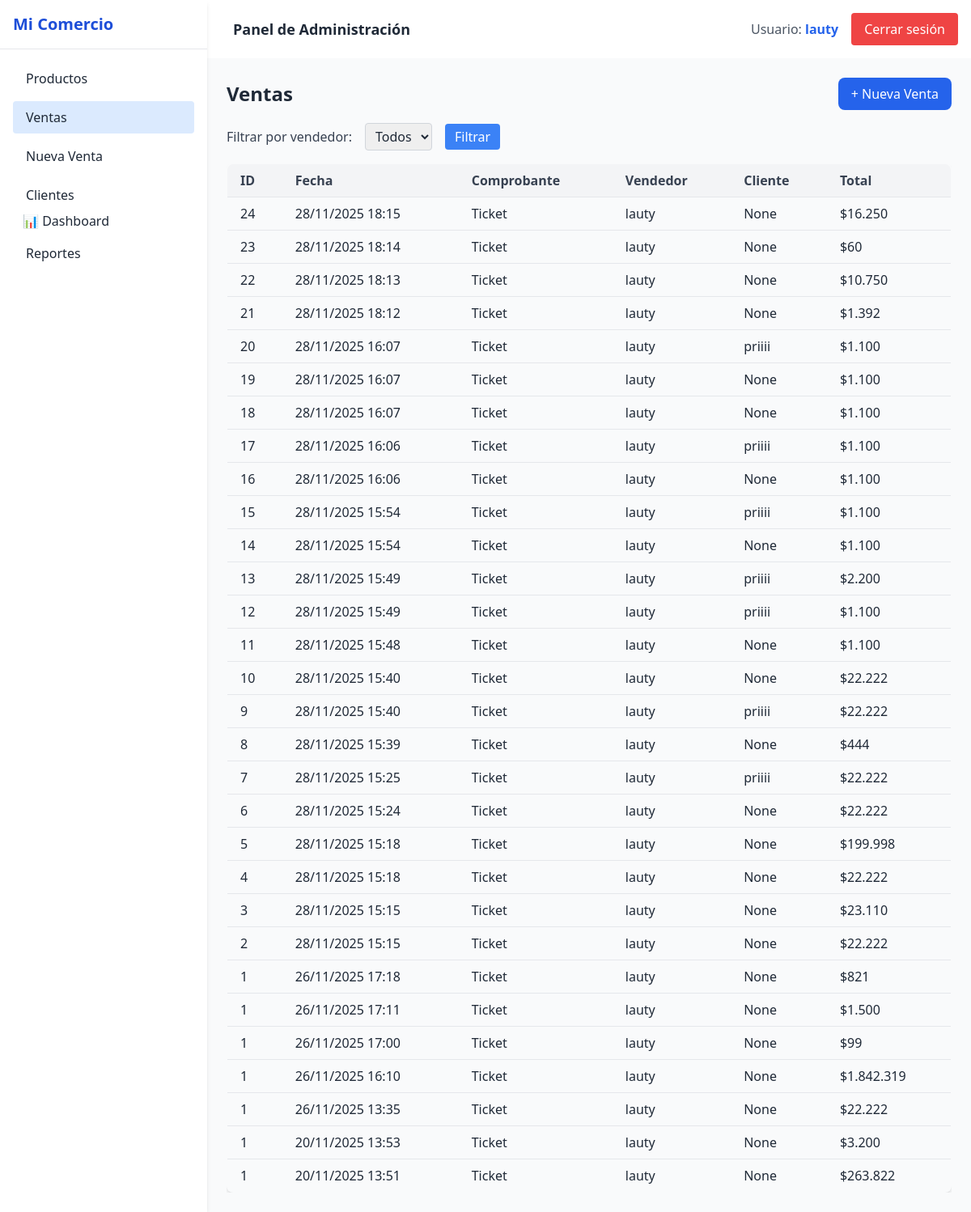
The page /ventas/ (signed in) on the database as committed earlier.
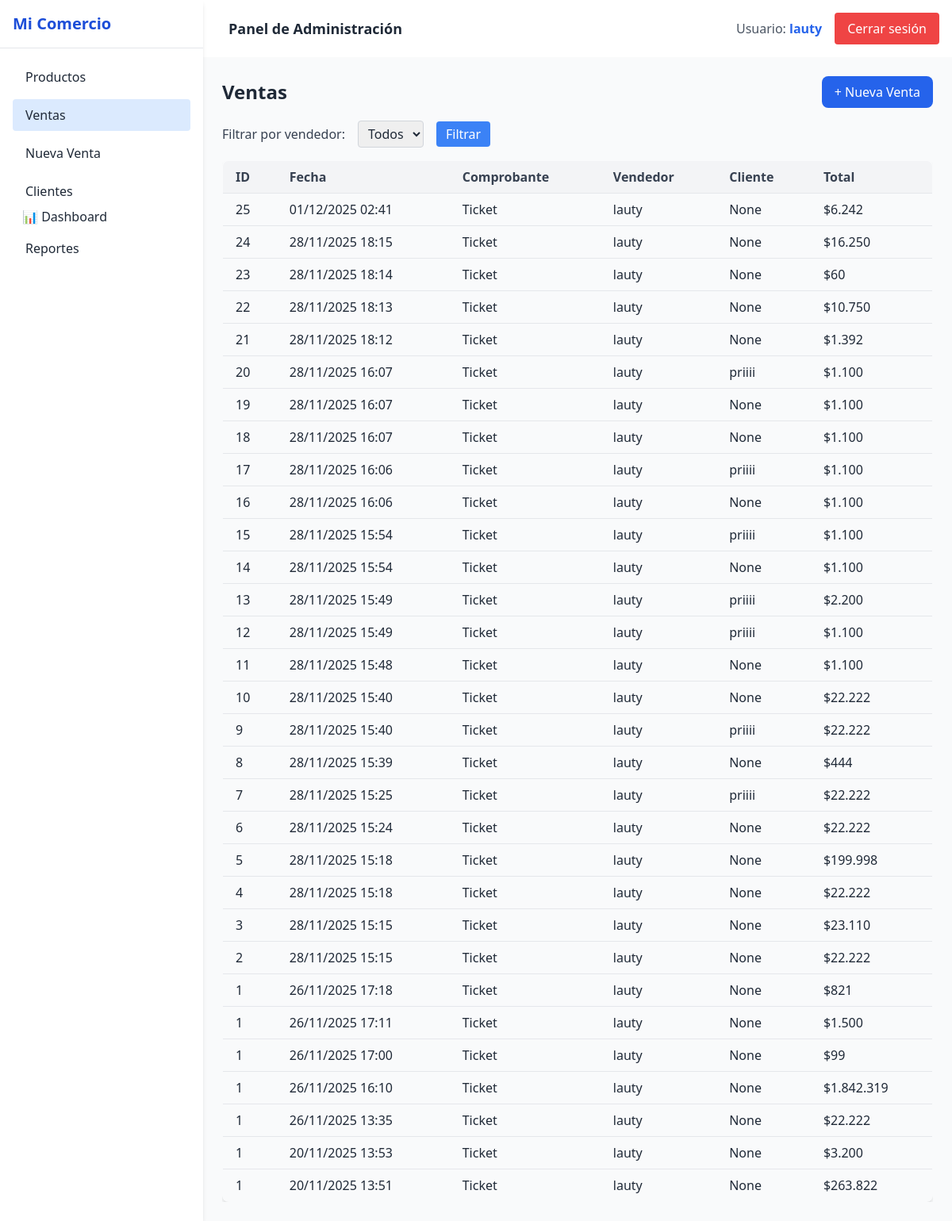
The same page on the database as committed later.
### ventas/models.py (models this page shows, shortened)
class Venta(models.Model):
    fecha = models.DateTimeField(default=timezone.now)
    cliente = models.ForeignKey(Cliente, on_delete=models.SET_NULL, null=True, blank=True)
    total = models.DecimalField(max_digits=10, decimal_places=2, default=0)
    usuario = models.ForeignKey(Usuario, on_delete=models.SET_NULL, null=True)
    empresa = models.ForeignKey(Empresa, on_delete=models.CASCADE)
    cuenta_corriente = models.BooleanField(default=False)
    tipo_comprobante = models.CharField(
        max_length=20,
        choices=TIPO_COMPROBANTE_CHOICES,
        default='ticket'
    )
    numero_empresa = models.PositiveIntegerField(default=1)
    TIPO_PAGO_CHOICES = [
        ('EF', 'Efectivo'),
        ('MP', 'QR (Mercado Pago)'),
        ('DN', 'QR (Cuenta DNI)'),
        ('TJ', 'Tarjeta'),
        ('TR', 'Transferencia'),
    ]
    tipo_pago = models.CharField(
        max_length=2,
        choices=TIPO_PAGO_CHOICES,
        default='EF'
    )

class Cliente(models.Model):
    nombre = models.CharField(max_length=100)
    cuit = models.CharField(max_length=20, blank=True, null=True)
    direccion = models.CharField(max_length=200, blank=True, null=True)
    saldo = models.DecimalField(default=0, max_digits=10, decimal_places=2)
    cuenta_corriente = models.BooleanField(default=True)
    condicion_iva = models.CharField(max_length=50, choices=[
        ('RI', 'Responsable Inscripto'),
        ('MT', 'Monotributista'),
        ('CF', 'Consumidor Final'),
        ('EX', 'Exento'),
    ], default='CF')
    empresa = models.ForeignKey(Empresa, on_delete=models.CASCADE)
    def __str__(self):
        return self.nombre

### usuarios/models.py (models this page shows, shortened)
class Usuario(AbstractUser):
    empresa = models.ForeignKey(Empresa, on_delete=models.CASCADE, null=True, blank=True)

### ventas/views.py (the view)
# urls.py: path('', views.lista_ventas, name='lista_ventas'),
@login_required
def lista_ventas(request):
    ventas = Venta.objects.filter(empresa=request.user.empresa).order_by('-fecha')
    usuario_id = request.GET.get('usuario')
    if usuario_id:
        ventas = ventas.filter(usuario_id=usuario_id)
    Usuario = get_user_model()
    usuarios = Usuario.objects.filter(empresa=request.user.empresa)
    return render(request, 'ventas/lista_ventas.html', {
        'ventas': ventas,
        'usuarios': usuarios,
        'usuario_seleccionado': usuario_id,
    })

### productos/templatetags/custom_filters.py (called while the page is built)
@register.filter
def formato_precio(value):
    if value is None:
        return ''
    try:
        value = float(value)
    except:
        return value
    if value.is_integer():
        return f"{int(value):,}".replace(",", ".")
    valor_str = f"{value}"
    entero, decimal = valor_str.split(".")
    entero = f"{int(entero):,}".replace(",", ".")
    decimal = decimal.rstrip("0")
    return f"{entero},{decimal}"

### ventas/templates/ventas/lista_ventas.html (shortened to what this page needs)
{% extends 'base.html' %}
{% load custom_filters %}
{% block content %}
<div class="flex items-center justify-between mb-4">
    <h2 class="text-2xl font-bold text-gray-800">Ventas</h2>
    <a href="{% url 'nueva_venta' %}" class="bg-blue-600 text-white px-4 py-2 rounded-lg hover:bg-blue-700">
        + Nueva Venta
    </a>
</div>
<form method="get" class="mb-4 flex items-center space-x-4">
    <label for="usuario" class="text-gray-700">Filtrar por vendedor:</label>
    <select name="usuario" id="usuario" class="border border-gray-300 rounded px-2 py-1">
        <option value="">Todos</option>
    </select>
    <button type="submit" class="bg-blue-500 text-white px-3 py-1 rounded hover:bg-blue-600">
        Filtrar
    </button>
</form>
{% if ventas %}
<div class="overflow-x-auto">
    <table class="w-full table-auto border border-gray-200 shadow-md rounded-lg overflow-hidden">
        <thead class="bg-gray-100 text-gray-700">
            <tr>
                <th class="px-4 py-2 text-left">ID</th>
                <th class="px-4 py-2 text-left">Fecha</th>
                <th class="px-4 py-2 text-left">Comprobante</th>
                <th class="px-4 py-2 text-left">Vendedor</th>
                <th class="px-4 py-2 text-left">Cliente</th>
                <th class="px-4 py-2 text-left">Total</th>
            </tr>
        </thead>
        <tbody>
            {% for v in ventas %}
            <tr class="border-t border-gray-200 hover:bg-gray-50">
                <td class="px-4 py-2">
                    <a href="{% url 'detalle_venta' v.id %}" class="block w-full h-full">
                        {{ v.numero_empresa }}
                    </a>
                </td>
                <td class="px-4 py-2">
                    <a href="{% url 'detalle_venta' v.id %}" class="block w-full h-full">
                        {{ v.fecha|date:"d/m/Y H:i" }}
                    </a>
                </td>
                <td class="px-4 py-2">
                    {% if v.tipo_comprobante == "factura_afip" %}
                      Factura AFIP
                    {% else %}
                      Ticket
                    {% endif %}
                  </td>
                <td class="px-4 py-2">
                    <a href="{% url 'detalle_venta' v.id %}" class="block w-full h-full">
                        {{ v.usuario.get_full_name|default:v.usuario.username }}
                    </a>
                </td>
                <td class="px-4 py-2">
                    <a href="{% url 'detalle_venta' v.id %}" class="block w-full h-full">
                        {{ v.cliente }}
                    </a>
                </td>
                <td class="px-4 py-2">
                    <a href="{% url 'detalle_venta' v.id %}" class="block w-full h-full">
                        ${{ v.total|floatformat:0|formato_precio }}
                    </a>
                </td>
            </tr>
            {% endfor %}
        </tbody>
    </table>
</div>
{% else %}
<p class="text-gray-600 mt-4">No hay ventas registradas.</p>
{% endif %}
{% endblock %}

Rows that differ between the two databases and show on the page:
added Venta: numero_empresa "25", fecha "01/12/2025 02:41", tipo_comprobante "Ticket", usuario.get_full_name "lauty", cliente "None", total "6.242"
